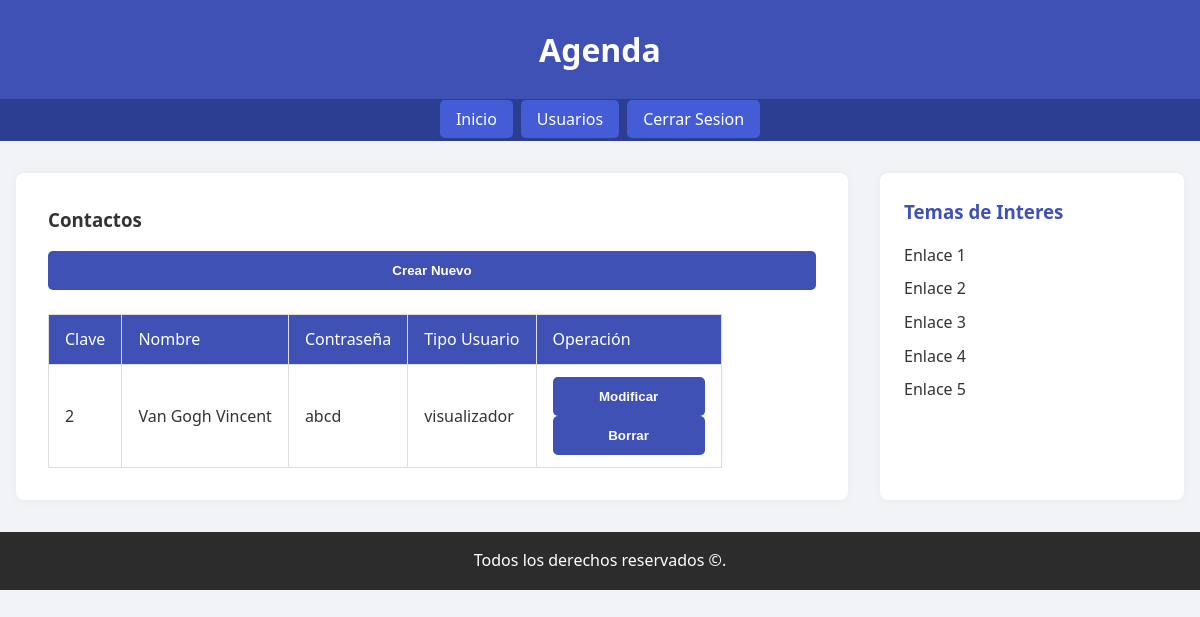
/usuarios.php (signed in), run on the app's committed database.
### tables this page shows
CREATE TABLE `usuarios` (
  `clave_usuario` smallint(6) NOT NULL,
  `apPaterno` varchar(20) NOT NULL,
  `apMaterno` varchar(20) NOT NULL,
  `nombre` varchar(20) NOT NULL,
  `contrasena` varchar(16) NOT NULL,
  `tipo_usuario` smallint(6) NOT NULL COMMENT '0=Visualizador 1=Admin'
);

### models/Usuario.php (called while the page is built, shortened)
<?php
include_once("AccesoDatos.php");
class Usuario
{
  private $nClave = 0;
  private $sPwd = "";
  private $nTipoUsuario = 0;
  private $sApPaterno = "";
  private $sApMaterno = "";
  private $sNombre = "";
  public function getClave()
  {
    return $this->nClave;
  }
  public function setClave($valor)
  {
    $this->nClave = $valor;
  }
  public function getPwd()
  {
    return $this->sPwd;
  }
  public function setPwd($valor)
  {
    $this->sPwd = $valor;
  }
  public function setApPaterno($valor)
  {
    $this->sApPaterno = $valor;
  }
  public function setApMaterno($valor)
  {
    $this->sApMaterno = $valor;
  }
  public function setNombre($valor)
  {
    $this->sNombre = $valor;
  }
  public function getNombreCompleto()
  {
    return $this->sApPaterno . " " . $this->sApMaterno . " " . $this->sNombre;
  }
  public function getTipoUsuario()
  {
    if ($this->nTipoUsuario == 1) {
      return "admin";
    } else {
      return "visualizador";
    }
  }
  public function setTipoUsuario($valor)
  {
    $this->nTipoUsuario = $valor;
  }
  function buscarTodos()
  {
    $oAccesoDatos = new AccesoDatos();
    $j = 0;
    $arrResultado = [];
    if ($oAccesoDatos->conectar()) {
      $sQuery = "SELECT clave_usuario,apPaterno,apMaterno,nombre,contrasena,tipo_usuario
          FROM usuarios WHERE clave_usuario <> " . $this->nClave . "
          ORDER BY clave_usuario";
      $arrRS = $oAccesoDatos->ejecutarConsulta($sQuery);
      if ($arrRS) {
        foreach ($arrRS as $aLinea) {
          $oUser = new Usuario();
          $oUser->setClave($aLinea[0]);
          $oUser->setApPaterno($aLinea[1]);
          $oUser->setApMaterno($aLinea[2]);
          $oUser->setNombre($aLinea[3]);
          $oUser->setPwd($aLinea[4]);
          $oUser->setTipoUsuario($aLinea[5]);
          $arrResultado[$j] = $oUser;
          $j = $j + 1;
        }
      } else
        $arrResultado = [];
    }
    return $arrResultado;
  }
}
?>

### models/AccesoDatos.php (called while the page is built, shortened)
<?php
class AccesoDatos
{
	private $oConexion = null;
	function conectar()
	{
		$bRet = false;
		try {
			$this->oConexion = new PDO("mysql:host=localhost;dbname=agendamodelos", "root", "", array(PDO::MYSQL_ATTR_INIT_COMMAND => "SET NAMES 'UTF8'"));
			$bRet = true;
		} catch (Exception $e) {
			throw $e;
		}
		return $bRet;
	}
	function desconectar()
	{
		$bRet = true;
		if ($this->oConexion != null) {
			$this->oConexion = null;
		}
		return $bRet;
	}
	function ejecutarConsulta($psConsulta)
	{
		$arrRS = null;
		$rst = null;
		$i = 0;
		$j = 0;
		try {
			$rst = $this->oConexion->query($psConsulta);
		} catch (Exception $e) {
			throw $e;
		}
		if ($rst) {
			foreach ($rst as $oLinea) {
				foreach ($oLinea as $llave => $sValCol) {
					if (is_string($llave)) {
						$arrRS[$i][$j] = $sValCol;
						$j++;
					}
				}
				$j = 0;
				$i++;
			}
		}
		return $arrRS;
	}
}
?>

### usuarios.php (the view, shortened to what this page needs)
<?php
include_once("models/Usuario.php");
$sErr = "";
$arrUsers = null;
if (isset($_SESSION["usuario"]) && !empty($_SESSION["usuario"])) {
  $oUsuario = $_SESSION["usuario"];
  $sClave = $oUsuario->getClave();
  try {
    $arrUsers = $oUsuario->buscarTodos();
  } catch (Exception $e) {
    error_log($e->getFile() . " " . $e->getLine() . " " . $e->getMessage(), 0);
    $sErr = "Error en base de datos, comunicarse con el administrador";
  }
} else
  $sErr = "Falta establecer el login";
if ($sErr == "") {
  include_once("menu.php");
} else {
  header("Location: error.php?sError=" . $sErr);
  exit();
}
?>
<div class="layout">
  <main>
    <h3>Contactos</h3>
    <form class="tabla" name="formTablaGral" method="post" action="crudUsuarios.php">
      <?php if ($_SESSION["tipo"] == "admin"): ?>
        <input type="submit" name="Submit" value="Crear Nuevo" onClick="txtClave.value='<?php echo $sClave; ?>';txtOpe.value='a'">
      <?php endif; ?>
      <div class="tablaRes">
        <table border="1">
          <thead>
            <tr>
              <td>Clave</td>
              <td>Nombre</td>
              <td>Contrase&ntilde;a</td>
              <td>Tipo Usuario</td>
              <td>Operaci&oacute;n</td>
            </tr>
          </thead>
          <tbody>
            <?php
            if ($arrUsers != null) {
              foreach ($arrUsers as $oUsu) {
                ?>
                <tr>
                  <td class="llave"><?php echo $oUsu->getClave(); ?></td>
                  <td><?php echo $oUsu->getNombreCompleto(); ?></td>
                  <td><?php echo $oUsu->getPwd(); ?></td>
                  <td><?php echo $oUsu->getTipoUsuario(); ?></td>
                  <td>
                    <input type="submit" name="Submit" value="Modificar"
                      onClick="txtClave.value=<?php echo $oUsu->getClave(); ?>; txtOpe.value='m'">
                    <button type="button" onclick="popup( '¿Seguro que quiere eliminar este usuario?',
                'Nombre: <?php echo $oUsu->getNombreCompleto(); ?>',
                'Tipo Usuario: <?php echo $oUsu->getTipoUsuario(); ?>',
                'Contraseña: <?php echo $oUsu->getPwd(); ?>','', 'usuABC.php',
                <?php echo $oUsu->getClave(); ?>)">
                      Borrar
                    </button>
                  </td>
                </tr>
                <?php
              }
            } else {
              ?>
              <tr>
                <td colspan="2">No hay datos</td>
              </tr>
              <?php
            }
            ?>
          </tbody>
        </table>
      </div>
    </form>
  </main>
</div>

### css/estilo.css (style rules this page uses)
* { margin: 0; padding: 0; box-sizing: border-box; }
body { font-family: "Segoe UI", Tahoma, Geneva, Verdana, sans-serif; background-color: #f1f3f6; color: #333; line-height: 1.6; }
header { background-color: #3f51b5; color: white; padding: 1.5rem 2rem; text-align: center; }
header h1 { font-size: 2rem; }
.layout { display: flex; max-width: 1200px; margin: 2rem auto; gap: 2rem; padding: 0 1rem; flex-wrap: wrap; }
main { flex: 3; background-color: white; padding: 2rem; border-radius: 8px; box-shadow: 0 0 10px rgba(0, 0, 0, 0.05); }
aside.sidebar { flex: 1; background-color: #ffffff; padding: 1.5rem; border-radius: 8px; box-shadow: 0 0 8px rgba(0, 0, 0, 0.05); }
aside.sidebar h3 { margin-bottom: 1rem; color: #3f51b5; }
aside.sidebar ul { list-style: none; }
aside.sidebar ul li { margin-bottom: 0.5rem; }
aside.sidebar ul li a { text-decoration: none; color: #333; transition: color 0.3s; }
form { display: flex; flex-direction: column; gap: 1rem; margin-top: 1rem; overflow-x: visible; }
form input, form select, form textarea { padding: 0.6rem; border: 1px solid #ccc; border-radius: 5px; transition: border 0.3s; }
input[type="submit"], form button { padding: 0.75rem; background-color: #3f51b5; color: white; border: none; border-radius: 5px; font-weight: bold; cursor: pointer; width: 100%; transition: background-color 0.3s ease, transform 0.2s ease; }
table { border-collapse: collapse; margin-top: 0.5rem; background-color: white; border-radius: 8px; box-shadow: 0 0 8px rgba(0, 0, 0, 0.05); }
table thead { background-color: #3f51b5; color: white; }
table th, table td { padding: 0.75rem 1rem; border: 1px solid #ddd; text-align: left; }
footer { background-color: #2c2c2c; color: white; text-align: center; padding: 1rem; margin-top: 2rem; }
.tablaRes { overflow-x: auto; display: block; width: 100%; }
.tablaRes table { width: max-content; min-width: 600px; border-collapse: collapse; }

### data on the page
usuarios: clave_usuario "2", $oUsu->getNombreCompleto() "Van Gogh Vincent", contrasena "abcd", tipo_usuario "visualizador"
